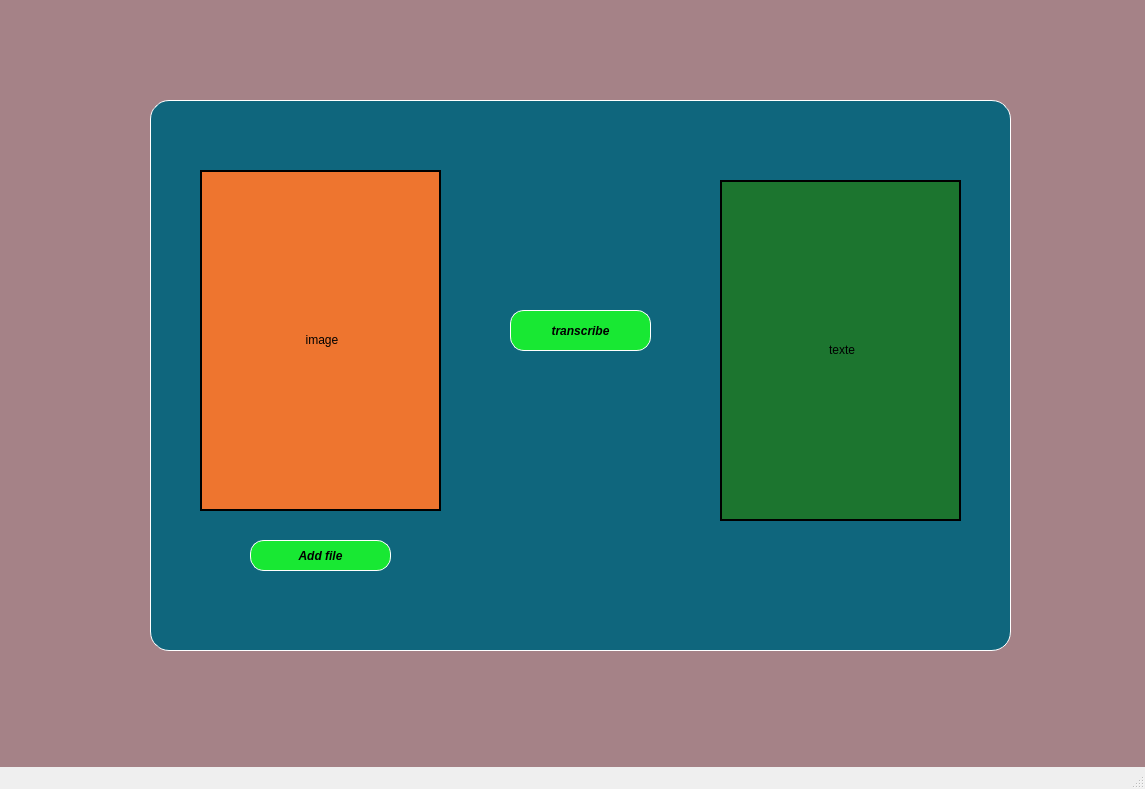
<?xml version="1.0" encoding="UTF-8"?>
<ui version="4.0">
 <class>MainWindow</class>
 <widget class="QMainWindow" name="MainWindow">
  <property name="geometry">
   <rect>
    <x>0</x>
    <y>0</y>
    <width>1145</width>
    <height>789</height>
   </rect>
  </property>
  <property name="windowTitle">
   <string>MainWindow</string>
  </property>
  <widget class="QWidget" name="centralwidget">
   <widget class="QLabel" name="label_3">
    <property name="geometry">
     <rect>
      <x>0</x>
      <y>0</y>
      <width>1151</width>
      <height>771</height>
     </rect>
    </property>
    <property name="styleSheet">
     <string notr="true">QLabel{
	background-color: rgb(165 ,130 ,135);
}</string>
    </property>
    <property name="text">
     <string/>
    </property>
    <property name="pixmap">
     <pixmap resource="../ressource.qrc">:/img/Static/how-nature-benefits-mental-health.png</pixmap>
    </property>
    <property name="scaledContents">
     <bool>true</bool>
    </property>
   </widget>
   <widget class="QFrame" name="frame">
    <property name="geometry">
     <rect>
      <x>150</x>
      <y>100</y>
      <width>861</width>
      <height>551</height>
     </rect>
    </property>
    <property name="styleSheet">
     <string notr="true">QFrame{
	background-color: rgb(15, 102, 125);
	border-radius:19px ;
border:0.5px solid white;
}</string>
    </property>
    <property name="frameShape">
     <enum>QFrame::StyledPanel</enum>
    </property>
    <property name="frameShadow">
     <enum>QFrame::Raised</enum>
    </property>
    <widget class="QLabel" name="lab_setImg">
     <property name="geometry">
      <rect>
       <x>570</x>
       <y>80</y>
       <width>241</width>
       <height>341</height>
      </rect>
     </property>
     <property name="styleSheet">
      <string notr="true">QLabel{
background:rgb(28, 117, 47);
border:2px solid black;
border-radius:0px;
}</string>
     </property>
     <property name="text">
      <string>&lt;html&gt;&lt;head/&gt;&lt;body&gt;&lt;p align=&quot;center&quot;&gt;texte&lt;/p&gt;&lt;/body&gt;&lt;/html&gt;</string>
     </property>
    </widget>
    <widget class="QPushButton" name="btn_transcribe">
     <property name="geometry">
      <rect>
       <x>360</x>
       <y>210</y>
       <width>141</width>
       <height>41</height>
      </rect>
     </property>
     <property name="styleSheet">
      <string notr="true">QPushButton{
background-color: rgb(24, 232, 51);
font:Italic 26 bold;
border-radius:14px;
border:0.5px  solid white;
}</string>
     </property>
     <property name="text">
      <string>transcribe</string>
     </property>
    </widget>
    <widget class="QLabel" name="lab_GetImg">
     <property name="geometry">
      <rect>
       <x>50</x>
       <y>70</y>
       <width>241</width>
       <height>341</height>
      </rect>
     </property>
     <property name="styleSheet">
      <string notr="true">QLabel{background:rgb(238, 117, 47);
border:2px solid black;
border-radius:0px;
}</string>
     </property>
     <property name="text">
      <string>&lt;html&gt;&lt;head/&gt;&lt;body&gt;&lt;p align=&quot;center&quot;&gt;image&lt;/p&gt;&lt;/body&gt;&lt;/html&gt;</string>
     </property>
    </widget>
    <widget class="QPushButton" name="btn_addFile">
     <property name="geometry">
      <rect>
       <x>100</x>
       <y>440</y>
       <width>141</width>
       <height>31</height>
      </rect>
     </property>
     <property name="styleSheet">
      <string notr="true">QPushButton{
background-color: rgb(24, 232, 51);
font:Italic 15 bold;
border-radius:14px;
border:0.5px  solid white;
}</string>
     </property>
     <property name="text">
      <string>Add file</string>
     </property>
    </widget>
    <zorder>lab_setImg</zorder>
    <zorder>btn_transcribe</zorder>
    <zorder>btn_addFile</zorder>
    <zorder>lab_GetImg</zorder>
   </widget>
  </widget>
  <widget class="QStatusBar" name="statusbar"/>
 </widget>
 <resources>
  <include location="../ressource.qrc"/>
 </resources>
 <connections/>
</ui>
